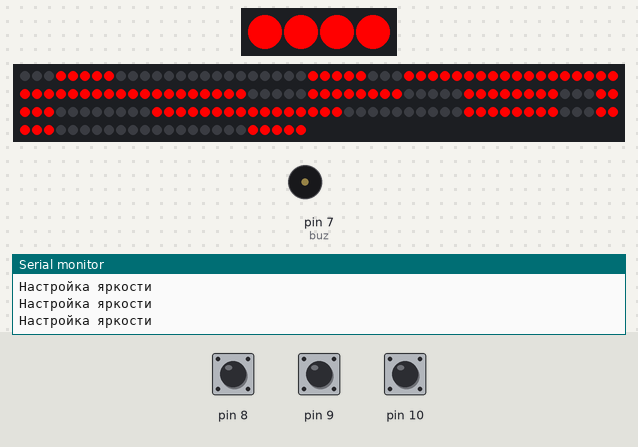
This sketch was run on a simulated Arduino Uno, built with avr-gcc and run on an emulated ATmega328P. Shown: 4 RGB LEDs in strip order, left to right, 174 RGB LEDs in strip order, left to right, continuing on the next row, buzzer (waves = sounding, pin HIGH), the last lines printed to the serial monitor. The test bench sets the inputs (shaded band); at power-on: pin 10 HIGH, pin 9 HIGH, pin 8 HIGH. The local clock reads 2024-03-15 10:24:30 at power-on unless the sketch sets it; no radio packets arrive unless stated; pins used as bus, display or sensor lines are not drawn.

Above: at 1.2 s.
1.3 s: pin 10 pulled LOW for 0.15 s
At 2.4 s:
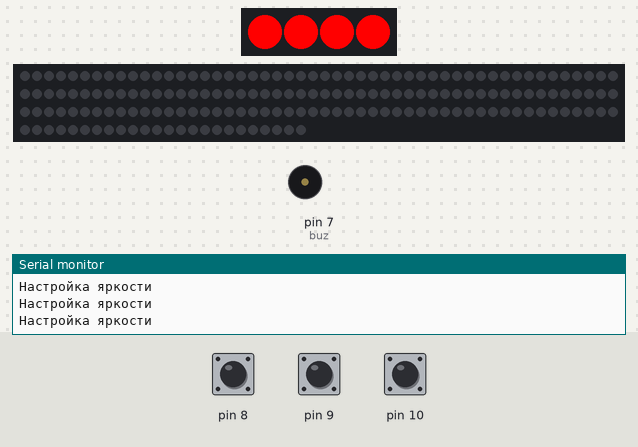
3.0 s: pin 9 pulled LOW for 0.15 s
At 4.8 s:
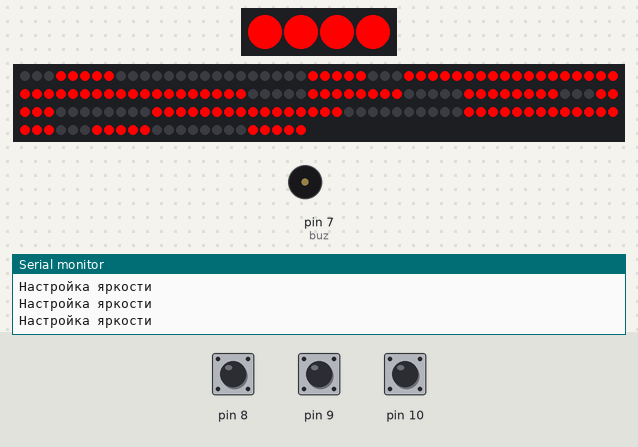
5.5 s: pin 9 pulled LOW for 0.15 s
7.5 s: pin 10 pulled LOW for 0.15 s
At 27.23 s:
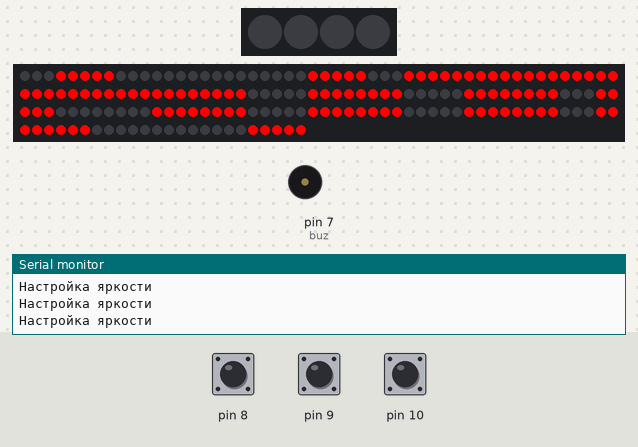
Timing chart, 0 to 28.9 s (numbered marks = the images above; inputs shaded):
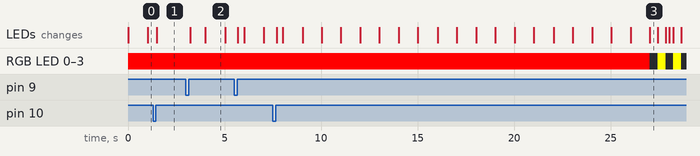

The sketch:

Sport_Clock-WS2812_v.1.3.1.ino
```cpp
#include <SPI.h>
#include <nRF24L01.h>
#include <printf.h>
#include <RF24.h>
#include <RF24_config.h>

// Developed by MAX_FORYS
// 09.07.2020
// Ver. 1.3.0
#include <Adafruit_NeoPixel.h>
#include "GyverButton.h"
#include "RTClib.h"
// Присваиваем имя для аналогового входа A0 с фоторезистором
#define SENSOR A0
// Присваиваем имя для цифрового значения аналогового входа A0
// unsigned int округляет значения и принимает только положительные числа
unsigned int value = 0;

//nRF24L01
const uint64_t pipe = 0xF0F1F2F3F4LL; // индитификатор передачи, "труба"

RF24 radio(5, 3); // CE, CSN
//

GButton Butt1(8);
GButton Butt2(10);
GButton Butt3(9);
RTC_DS3231 rtc;
unsigned long previousMillis = 0;
int ledState = LOW;
int autoBrightness = 0;
int buz = 7;
int ledLevel = 255;
int mode = 1;
int color = 0;
int ts = 0;
int setmode = 0;
#define NUM_LEDS 174 // 5 by segment + 6 in the middle
#define PIXEL_SGMENT 29 //количество светодиодов в цифре
#define LED_TYPE WS2812
#define COLOR_ORDER GRB // Define color order for your strip
#define PIN 6 // Data pin for led comunication
Adafruit_NeoPixel strip_a = Adafruit_NeoPixel(NUM_LEDS, PIN, NEO_GRB + NEO_KHZ800); // Define LEDs strip Определение полосы светодиодов
Adafruit_NeoPixel strip = Adafruit_NeoPixel(4, 4, NEO_GRB + NEO_KHZ800);

byte digits[10][29] = {
{0,0,0,1,1,1,1,1,1,1,1,1,1,1,1,1,1,1,1,1,1,1,1,1,1,1,1,1,1},
{0,0,0,1,1,1,1,1,0,0,0,0,0,0,0,0,0,0,0,0,0,0,0,0,1,1,1,1,1},
{1,1,1,1,1,1,1,1,1,1,1,0,0,0,0,0,1,1,1,1,1,1,1,1,0,0,0,0,0},
{1,1,1,1,1,1,1,1,1,1,1,0,0,0,0,0,0,0,0,0,0,1,1,1,1,1,1,1,1},
{1,1,1,1,1,1,1,1,0,0,0,1,1,1,1,1,0,0,0,0,0,0,0,0,1,1,1,1,1},
{1,1,1,0,0,0,0,0,1,1,1,1,1,1,1,1,0,0,0,0,0,1,1,1,1,1,1,1,1},
{1,1,1,0,0,0,0,0,1,1,1,1,1,1,1,1,1,1,1,1,1,1,1,1,1,1,1,1,1},
{0,0,0,1,1,1,1,1,1,1,1,0,0,0,0,0,0,0,0,0,0,0,0,0,1,1,1,1,1},
{1,1,1,1,1,1,1,1,1,1,1,1,1,1,1,1,1,1,1,1,1,1,1,1,1,1,1,1,1},
{1,1,1,1,1,1,1,1,1,1,1,1,1,1,1,1,0,0,0,0,0,1,1,1,1,1,1,1,1}
};


 // ниже коды цветовых оттенков

long ledColor = 0xFF0000;

long ColorTable[7] {
0xFF0000,
0xFF0000,
0xFFFF00,
0x008000,
0x00FFFF,
0x0000FF,
0x800080};

void setup(){
  //
  radio.begin();
  delay(2);
  radio.setChannel(9); // канал (0-127)

      // скорость, RF24_250KBPS, RF24_1MBPS или RF24_2MBPS
      // RF24_250KBPS на nRF24L01 (без +) неработает.
      // меньше скорость, выше чувствительность приемника.
  radio.setDataRate(RF24_1MBPS);

      // мощьность передатчика, RF24_PA_MIN=-18dBm, RF24_PA_LOW=-12dBm, RF24_PA_MED=-6dBM,
  radio.setPALevel(RF24_PA_HIGH);

  radio.openWritingPipe(pipe); // открываем трубу на передачу.
  //


  strip.setBrightness(255);
  strip.begin();
  strip.show(); // Initialize all pixels to 'off'
  Butt1.setDebounce(80);        // настройка антидребезга (по умолчанию 80 мс)
  Butt1.setTimeout(500);        // настройка таймаута на удержание (по умолчанию 500 мс)
  Butt1.setClickTimeout(300);   // настройка таймаута между кликами (по умолчанию 300 мс)
  Butt2.setDebounce(80);        // настройка антидребезга (по умолчанию 80 мс)
  Butt2.setTimeout(500);        // настройка таймаута на удержание (по умолчанию 500 мс)
  Butt2.setClickTimeout(300);   // настройка таймаута между кликами (по умолчанию 300 мс)
  Butt3.setDebounce(80);        // настройка антидребезга (по умолчанию 80 мс)
  Butt3.setTimeout(500);        // настройка таймаута на удержание (по умолчанию 500 мс)
  Butt3.setClickTimeout(300);   // настройка таймаута между кликами (по умолчанию 300 мс)
  Butt1.setType(HIGH_PULL);
  Butt2.setType(HIGH_PULL);
  Butt3.setType(HIGH_PULL);
  Butt1.setDirection(NORM_OPEN);
  Butt2.setDirection(NORM_OPEN);
  Butt3.setDirection(NORM_OPEN);
  Serial.begin(9600);
  strip_a.setBrightness(ledLevel);
  strip_a.begin();
  strip_a.show(); // Initialize all pixels to 'off'
rtc.begin();
pinMode(buz, OUTPUT);
long ledColor = 0xffdd33;
  // Пин A0 с фоторезистором будет входом (англ. «input»)
  pinMode(SENSOR, INPUT);
}

void TimeToArray(){
DateTime now = rtc.now();
    int hour=now.hour();
    int minute=now.minute();
    int second =now.second();
// ниже вывод цифр
displeyLed(second,145,116);
displeyLed(minute,87,58); // вызов функции и передача значени часов и минут. Такой способ сократил затрачиваемую общую память.
displeyLed(hour,29,0);
}


void displeyLed(int Now, int cursor, int cursor1){ // Now-двухзначное число кот-е надо вывести,
  //cursor- последнее значение двух-го числа, cursor1- первое значение двух-го числа
for(int i=1;i<=2;i++){
int digit = Now % 10;
for(int k=0; k <= PIXEL_SGMENT-1;k++){
  if (digits[digit][k]== 1){
strip_a.setPixelColor(cursor, ledColor);

}
else if (digits[digit][k]==0){
strip_a.setPixelColor(cursor, 0x000000);
}
cursor ++;
}cursor=cursor1;
Now /= 10;
}
}


//пищалка и моргалка
void WarningStartDelay()
{
DateTime now = rtc.now();

  unsigned long currentMillis = millis();

   if (mode==4){
            for (int i = 0; i < 4; i++)
  {
    strip.setPixelColor(i, strip.Color(0, 0, 255));
    strip.show();
  }} else {
  if ((currentMillis - previousMillis > 399) && (now.second()>=57)) {
    // save the last time you blinked the LED
    previousMillis = currentMillis;

    // if the LED is off turn it on and vice-versa:
    if (ledState == LOW)
      {
        for (int i = 0; i < 4; i++)
  {
    strip.setPixelColor(i, strip.Color(0, 0, 0));
  }
  strip.show();
     noTone(buz);
      ledState = HIGH;
    } else {
            for (int i = 0; i < 4; i++)
  {
    strip.setPixelColor(i, strip.Color(255, 255, 0));
  }
  // Передаем цвета ленте.
  strip.show();
  digitalWrite(buz, HIGH);
      ledState = LOW;
    }

    // set the LED with the ledState of the variable:
    Serial.println(ledState);
    Serial.println(now.second());
  }


  if (now.second()==0)
    {
            for (int i = 0; i < 4; i++)
  {
    strip.setPixelColor(i, strip.Color(0, 255, 0));
  }
  // Передаем цвета ленте.
  strip.show();
  digitalWrite(buz, HIGH);
    }

   if ((now.second()>0) && (now.second()<=56)){
            for (int i = 0; i < 4; i++)
  {
    strip.setPixelColor(i, strip.Color(255, 0, 0));
  }
  // Передаем цвета ленте.
  strip.show();
  digitalWrite(buz, LOW);
  ledState = LOW;
  }}}

void nRF24L01()
{
  DateTime now = rtc.now();
    int second =now.second();

  radio.write(&second, sizeof(second));

}

//работа с кнопками
void ButtonControl() {
 Butt1.tick();
 Butt2.tick();
 Butt3.tick();
 if (Butt1.isClick()){
    mode++;
 Serial.println("Click");
 Serial.println(mode);
 }
  if (mode==1){
    Serial.println("Настройка яркости");
  if (Butt2.isClick()) {                                 // если кнопка была удержана (это для инкремента)
    ledLevel+=51;                                       // увеличивать яркость
    Serial.println(ledLevel);                              // для примера выведем в порт
    if (ledLevel>255){
      ledLevel=0;
    }
  strip_a.setBrightness(ledLevel);
  }
   if (Butt3.isClick()) {                                 // если кнопка была удержана (это для инкремента)
    ledLevel-=51;                                       // увеличивать яркость
    Serial.println(ledLevel);                              // для примера выведем в порт
    if (ledLevel<0){
      ledLevel=255;
    }
  strip_a.setBrightness(ledLevel);
  }
 }

 if (mode==2){
  Serial.println("Настройка цвета");
  if (Butt2.isClick()) {
    // если кнопка была удержана (это для инкремента)
    color++;                                            // увеличивать яркость
}                              // для примера выведем в порт

ledColor = ColorTable[color];

}
 if (mode==4){
DateTime now = rtc.now();
    int hour=now.hour();
    int minute=now.minute();
    int second =now.second();
      if (Butt2.isClick()){
        Serial.println("Настройка часов");
        if (hour== 23){hour=0;}
          else {hour += 1;};
        }
        if (Butt3.isClick()){
          Serial.println("Настройка минут");
          if (minute== 59){minute=0;}
          else {minute += 1;};
          };
    if (Butt2.isStep()){
          Serial.println("Сброс");
          minute=0;
          hour=0;
          };
    rtc.adjust(DateTime(0,0,0,hour,minute,0));

 }
  if (mode==3){
    Serial.println("Настройка режима");
    if (Butt2.isClick()){
        Serial.println("Часовой режим");
        setmode++;
        if (setmode>1){setmode=0;
        Serial.println("Стартовый режим");
        }
        }
  }
 if (mode>4){
  mode=1;
 }
 if (color>6){
  color=1;
 }
}

void brightnessAuto() {
  // Считываем значение с фоторезистора на аналоговом входе A0
  value = analogRead(SENSOR);

  // Полученные значения на аналоговом входе A0 делим на 4
  ledLevel = value / 4;
strip_a.setBrightness(ledLevel);
Serial.println (ledLevel);
}

void loop() {
//nRF24L01();
ButtonControl();
//brightnessAuto();
if (setmode==0){
WarningStartDelay();
}
TimeToArray();// Get leds array with required configuration Получить массив светодиодов с требуемой конфигурацией
strip_a.show(); // Display leds array
  }
```

Measured:
- after the input at 1.3 s, the LEDs: change after 0.20 s (image 1)
- after the input at 3.0 s, the LEDs: first change after 0.21 s (image 2 shows a later state)
- what the display in image 3 shows lasts 0.4 s, from 27.0 s to 27.4 s
